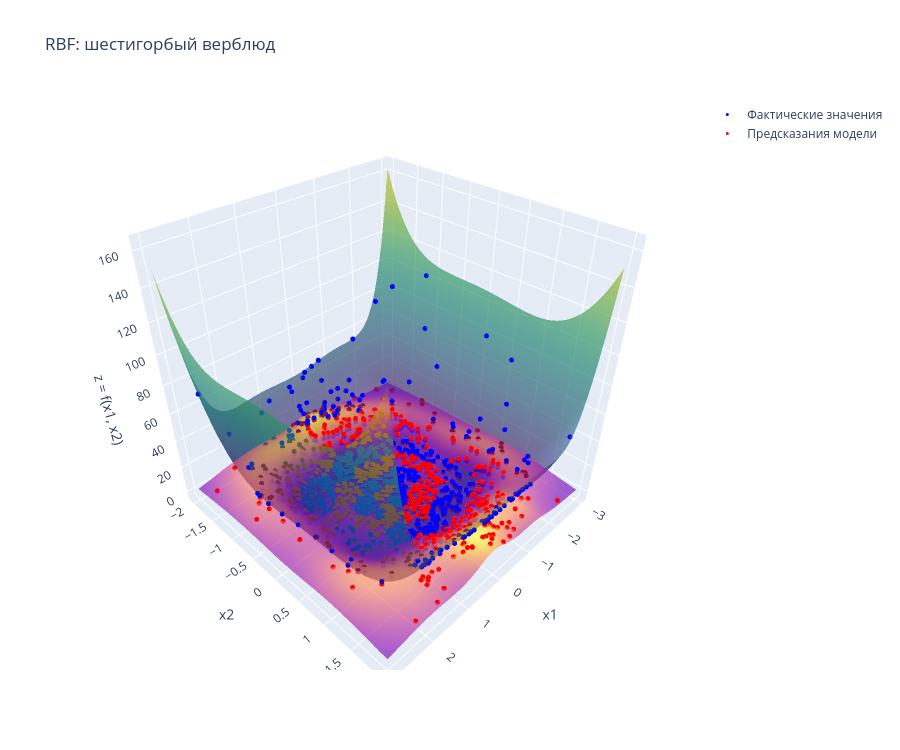

Notebook cell for this chart:
### Code cell
visualize_and_evaluate_3d_model(
    model=rbf_f2,
    X_test=X_test_f2,
    y_test=y_test_f2,
    y_pred=pred_test_rbf_f2,
    function=camel_back_6,
    title_name="RBF: шестигорбый верблюд"
)

### Figure 1 — Plotly figure (JSON) as saved in the notebook; plotly's stock layout.template omitted (floating-point values rounded to 4 significant figures; data arrays with more than 128 entries replaced by an {"elided": "..."} marker saying what was removed)
{"data": [{"colorscale": [[0.0, "#440154"], [0.1111, "#482878"], [0.2222, "#3e4989"], [0.3333, "#31688e"], [0.4444, "#26828e"], [0.5556, "#1f9e89"], [0.6667, "#35b779"], [0.7778, "#6ece58"], [0.8889, "#b5de2b"], [1.0, "#fde725"]], "name": "Исходная функция", "opacity": 0.65, "showscale": false, "x": {"elided": "80x80 float values"}, "y": {"elided": "80x80 float values"}, "z": {"elided": "80x80 float values"}, "type": "surface"}, {"colorscale": [[0.0, "#0d0887"], [0.1111, "#46039f"], [0.2222, "#7201a8"], [0.3333, "#9c179e"], [0.4444, "#bd3786"], [0.5556, "#d8576b"], [0.6667, "#ed7953"], [0.7778, "#fb9f3a"], [0.8889, "#fdca26"], [1.0, "#f0f921"]], "name": "Аппроксимация модели", "opacity": 0.65, "showscale": false, "x": {"elided": "80x80 float values"}, "y": {"elided": "80x80 float values"}, "z": {"elided": "80x80 float values"}, "type": "surface"}, {"marker": {"color": "blue", "size": 3}, "mode": "markers", "name": "Фактические значения", "x": {"elided": "1200 float values"}, "y": {"elided": "1200 float values"}, "z": {"elided": "1200 float values"}, "type": "scatter3d"}, {"marker": {"color": "red", "size": 3}, "mode": "markers", "name": "Предсказания модели", "x": {"elided": "1200 float values"}, "y": {"elided": "1200 float values"}, "z": {"elided": "1200 float values"}, "type": "scatter3d"}], "layout": {"title": {"text": "RBF: шестигорбый верблюд"}, "scene": {"xaxis": {"title": {"text": "x1"}}, "yaxis": {"title": {"text": "x2"}}, "zaxis": {"title": {"text": "z = f(x1, x2)"}}}, "height": 750}}
